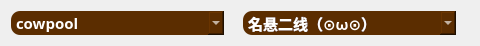
   <widget class="QWidget" name="layoutWidget">
    <property name="geometry">
     <rect>
      <x>620</x>
      <y>390</y>
      <width>411</width>
      <height>31</height>
     </rect>
    </property>
    <layout class="QHBoxLayout" name="horizontalLayout">
     <item>
      <widget class="QComboBox" name="troopAComboBox">
       <property name="sizePolicy">
        <sizepolicy hsizetype="Expanding" vsizetype="Expanding">
         <horstretch>0</horstretch>
         <verstretch>0</verstretch>
        </sizepolicy>
       </property>
       <property name="maximumSize">
        <size>
         <width>16777215</width>
         <height>25</height>
        </size>
       </property>
       <property name="font">
        <font>
         <family>Aharoni</family>
         <pointsize>11</pointsize>
         <weight>75</weight>
         <bold>true</bold>
        </font>
       </property>
       <property name="styleSheet">
        <string notr="true">background-color: rgb(91, 45, 0);
border-radius: 9px; color: rgb(255, 255, 255); </string>
       </property>
       <item>
        <property name="text">
         <string>cowpool</string>
        </property>
       </item>
       <item>
        <property name="text">
         <string>⊙▽⊙这个表情好魔性⊙▽⊙</string>
        </property>
       </item>
       <item>
        <property name="text">
         <string>震动的小车</string>
        </property>
       </item>
       <item>
        <property name="text">
         <string>系统函数不能随便调用</string>
        </property>
       </item>
       <item>
        <property name="text">
         <string>老司基带路就问你们怕不怕</string>
        </property>
       </item>
       <item>
        <property name="text">
         <string>Sample</string>
        </property>
       </item>
       <item>
        <property name="text">
         <string>今年还要自力更生~</string>
        </property>
       </item>
       <item>
        <property name="text">
         <string>二十五号（@▔—▔@）</string>
        </property>
       </item>
       <item>
        <property name="text">
         <string>队名很长很长很长也会酱油队</string>
        </property>
       </item>
       <item>
        <property name="text">
         <string>别逼我否则你将失去你的爸爸</string>
        </property>
       </item>
       <item>
        <property name="text">
         <string>跑跑卡丁车</string>
        </property>
       </item>
       <item>
        <property name="text">
         <string>舒马赫</string>
        </property>
       </item>
       <item>
        <property name="text">
         <string>再撞我我就要报警啦</string>
        </property>
       </item>
       <item>
        <property name="text">
         <string>NewBie</string>
        </property>
       </item>
       <item>
        <property name="text">
         <string>名悬二线（⊙ω⊙）</string>
        </property>
       </item>
       <item>
        <property name="text">
         <string>星际飙车王</string>
        </property>
       </item>
      </widget>
     </item>
     <item>
      <widget class="QLabel" name="color1">
       <property name="sizePolicy">
        <sizepolicy hsizetype="Fixed" vsizetype="Preferred">
         <horstretch>0</horstretch>
         <verstretch>0</verstretch>
        </sizepolicy>
       </property>
       <property name="maximumSize">
        <size>
         <width>20</width>
         <height>30</height>
        </size>
       </property>
       <property name="text">
        <string/>
       </property>
      </widget>
     </item>
     <item>
      <widget class="QComboBox" name="troopBComboBox">
       <property name="sizePolicy">
        <sizepolicy hsizetype="Expanding" vsizetype="Expanding">
         <horstretch>0</horstretch>
         <verstretch>0</verstretch>
        </sizepolicy>
       </property>
       <property name="minimumSize">
        <size>
         <width>0</width>
         <height>0</height>
        </size>
       </property>
       <property name="maximumSize">
        <size>
         <width>16777215</width>
         <height>25</height>
        </size>
       </property>
       <property name="font">
        <font>
         <family>Aharoni</family>
         <pointsize>11</pointsize>
         <weight>75</weight>
         <bold>true</bold>
        </font>
       </property>
       <property name="styleSheet">
        <string notr="true">background-color: rgb(91, 45, 0);
border-radius: 9px; color: rgb(255, 255, 255); </string>
       </property>
       <item>
        <property name="text">
         <string>名悬二线（⊙ω⊙）</string>
        </property>
       </item>
       <item>
        <property name="text">
         <string>⊙▽⊙这个表情好魔性⊙▽⊙</string>
        </property>
       </item>
       <item>
        <property name="text">
         <string>舒马赫</string>
        </property>
       </item>
       <item>
        <property name="text">
         <string>跑跑卡丁车</string>
        </property>
       </item>
       <item>
        <property name="text">
         <string>cowpool</string>
        </property>
       </item>
       <item>
        <property name="text">
         <string>别逼我否则你将失去你的爸爸</string>
        </property>
       </item>
       <item>
        <property name="text">
         <string>再撞我我就要报警啦</string>
        </property>
       </item>
       <item>
        <property name="text">
         <string>队名很长很长很长也会酱油队</string>
        </property>
       </item>
       <item>
        <property name="text">
         <string>二十五号（@▔—▔@）</string>
        </property>
       </item>
       <item>
        <property name="text">
         <string>今年还要自力更生~</string>
        </property>
       </item>
       <item>
        <property name="text">
         <string>Sample</string>
        </property>
       </item>
       <item>
        <property name="text">
         <string>老司基带路就问你们怕不怕</string>
        </property>
       </item>
       <item>
        <property name="text">
         <string>星际飙车王</string>
        </property>
       </item>
       <item>
        <property name="text">
         <string>NewBie</string>
        </property>
       </item>
       <item>
        <property name="text">
         <string>系统函数不能随便调用</string>
        </property>
       </item>
       <item>
        <property name="text">
         <string>震动的小车</string>
        </property>
       </item>
      </widget>
     </item>
     <item>
      <widget class="QLabel" name="color2">
       <property name="sizePolicy">
        <sizepolicy hsizetype="Fixed" vsizetype="Preferred">
         <horstretch>0</horstretch>
         <verstretch>0</verstretch>
        </sizepolicy>
       </property>
       <property name="maximumSize">
        <size>
         <width>20</width>
         <height>30</height>
        </size>
       </property>
       <property name="text">
        <string/>
       </property>
      </widget>
     </item>
    </layout>
   </widget>
